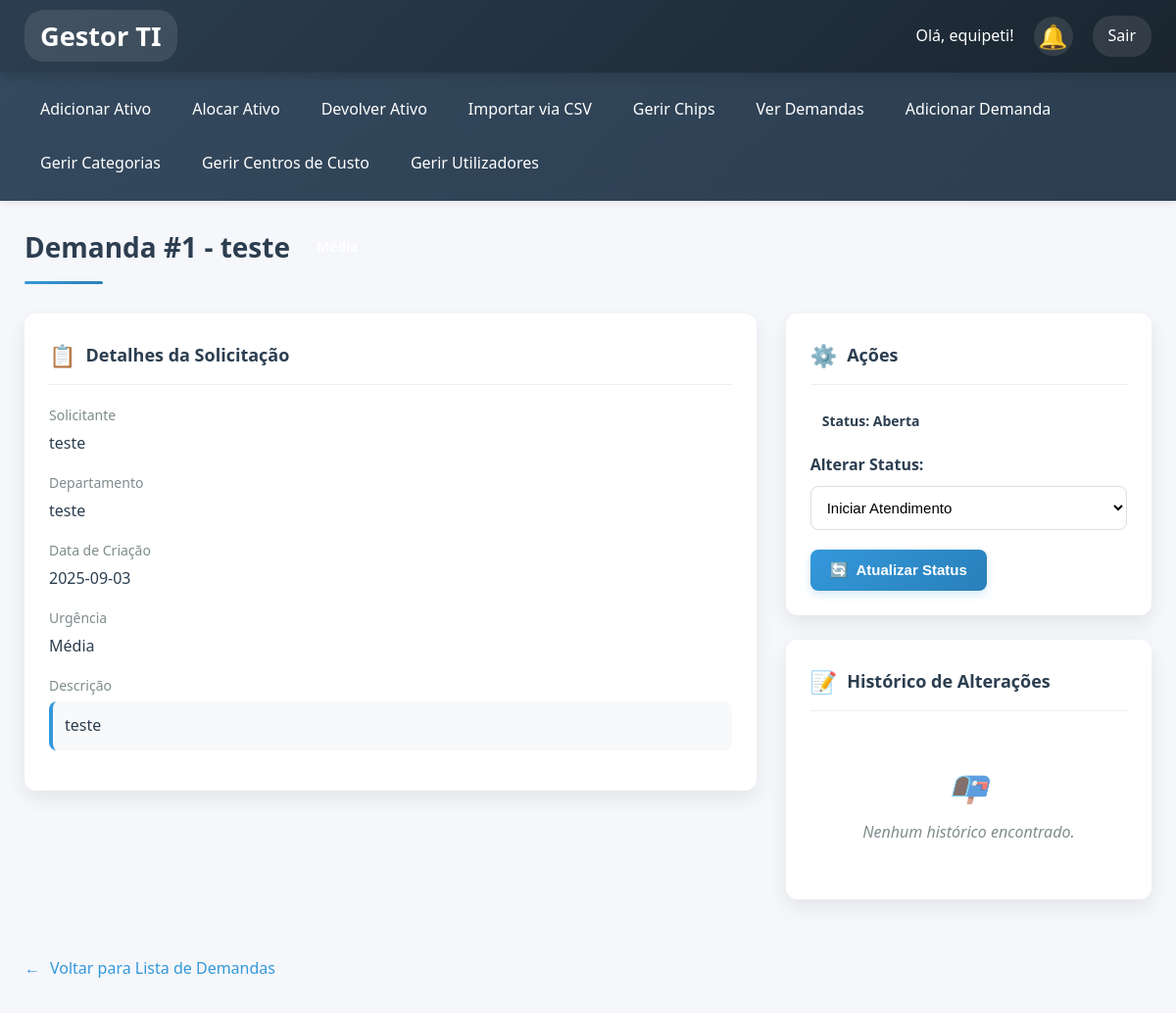
Page /demandas/1 (signed in) on the committed database.
### tables this page shows
CREATE TABLE usuarios (id INTEGER PRIMARY KEY, nome TEXT NOT NULL UNIQUE, departamento TEXT, password TEXT);

CREATE TABLE demandas (
                 id INTEGER PRIMARY KEY, nome_solicitante TEXT NOT NULL, departamento TEXT,
                 descricao TEXT NOT NULL, urgencia TEXT, data_criacao DATE, status TEXT DEFAULT 'Aberta');

### gestor_ativos_ti.py (the view)
@app.route('/demandas/<int:id>')
@login_required
def detalhes_demanda(id):
    demanda = db_query("SELECT * FROM demandas WHERE id = ?", (id,), fetchone=True)
    historico = db_query("SELECT * FROM demandas_historico WHERE demanda_id = ? ORDER BY data ASC", (id,))
    return render_template('detalhes_demanda.html', demanda=demanda, historico=historico)

### gestor_ativos_ti.py (called while the page is built)
@login_manager.user_loader
def load_user(user_id):
    conn = sqlite3.connect('ativos_ti.db')
    c = conn.cursor()
    c.execute("SELECT id, nome FROM usuarios WHERE id = ?", (user_id,))
    user_data = c.fetchone()
    conn.close()
    if user_data:
        return User(id=user_data[0], nome=user_data[1])
    return None

def db_query(query, params=(), fetchone=False, commit=False):
    conn = sqlite3.connect('ativos_ti.db')
    conn.row_factory = sqlite3.Row
    c = conn.cursor()
    c.execute(query, params)
    result = c.fetchone() if fetchone else c.fetchall()
    if commit:
        conn.commit()
    conn.close()
    return result

### templates/detalhes_demanda.html (shortened to what this page needs)
{% extends "base.html" %}
{% block content %}
<div class="page-header">
    <h1 class="page-title">
        Demanda #{{ demanda.id }} - {{ demanda.nome_solicitante }}
        <span class="urgency-badge urgency-{{ demanda.urgencia|lower }}">{{ demanda.urgencia }}</span>
    </h1>
</div>
<div class="demanda-detalhes">
    <div class="info-principal">
        <div class="info-card">
            <div class="card-header">
                <h3 class="card-title">
                    <span class="card-icon">📋</span>
                    Detalhes da Solicitação
                </h3>
            </div>
            <div class="info-item">
                <span class="info-label">Solicitante</span>
                <span class="info-value">{{ demanda.nome_solicitante }}</span>
            </div>
            <div class="info-item">
                <span class="info-label">Departamento</span>
                <span class="info-value">{{ demanda.departamento }}</span>
            </div>
            <div class="info-item">
                <span class="info-label">Data de Criação</span>
                <span class="info-value">{{ demanda.data_criacao }}</span>
            </div>
            <div class="info-item">
                <span class="info-label">Urgência</span>
                <span class="info-value">{{ demanda.urgencia }}</span>
            </div>
            <div class="info-item">
                <span class="info-label">Descrição</span>
                <div class="info-value descricao">{{ demanda.descricao }}</div>
            </div>
        </div>
    </div>
    <div class="acoes-historico">
        <div class="acoes-card">
            <div class="card-header">
                <h3 class="card-title">
                    <span class="card-icon">⚙️</span>
                    Ações
                </h3>
            </div>
            <div class="status-badge status-{{ demanda.status|lower|replace(' ', '_') }}">
                Status: {{ demanda.status }}
            </div>
            <form action="{{ url_for('atualizar_demanda', id=demanda.id) }}" method="POST">
                <div class="form-group">
                    <label class="form-label">Alterar Status:</label>
                    <select name="status" class="form-select">
                        {% if demanda.status == 'Aberta' %}
                        <option value="Em Andamento">Iniciar Atendimento</option>
                        {% endif %}
                    </select>
                </div>
                <button type="submit" class="submit-button">
                    <span>🔄</span> Atualizar Status
                </button>
            </form>
        </div>
        <div class="historico-card">
            <div class="card-header">
                <h3 class="card-title">
                    <span class="card-icon">📝</span>
                    Histórico de Alterações
                </h3>
            </div>
            <ul class="historico-lista">
                {% for item in historico %}
                <li class="historico-item">
                    <div class="historico-data">{{ item.data.strftime('%d/%m/%Y %H:%M') }}</div>
                    <div class="historico-autor">por {{ item.autor }}</div>
                    <div class="historico-descricao">{{ item.alteracao }}</div>
                </li>
                {% else %}
                <div class="empty-historico">
                    <div class="empty-icon">📭</div>
                    <p>Nenhum histórico encontrado.</p>
                </div>
                {% endfor %}
            </ul>
        </div>
    </div>
</div>
<a href="{{ url_for('listar_demandas') }}" class="back-link">Voltar para Lista de Demandas</a>
{% endblock %}

### templates/base.html (shortened to what this page needs)
<!DOCTYPE html>
<html lang="pt-BR">
<head>
</head>
<body>
    <header class="header-bar">
        <h1><a href="{{ url_for('index') }}">Gestor TI</a></h1>
        <div>
            <span>Olá, {{ current_user.nome }}!</span>
            <div class="notifications">
                <div class="notification-bell" id="notification-bell">🔔</div>
            </div>
            <a href="{{ url_for('logout') }}">Sair</a>
        </div>
    </header>
    <nav class="nav">
        <a href="{{ url_for('adicionar_ativo') }}">Adicionar Ativo</a>
        <a href="{{ url_for('alocar_ativo') }}">Alocar Ativo</a>
        <a href="{{ url_for('devolver_ativo') }}">Devolver Ativo</a>
        <a href="{{ url_for('importar_csv') }}">Importar via CSV</a>
        <a href="{{ url_for('listar_chips') }}">Gerir Chips</a>
        <a href="{{ url_for('listar_demandas') }}">Ver Demandas</a>
        <a href="{{ url_for('adicionar_demanda') }}">Adicionar Demanda</a>
        <a href="{{ url_for('listar_categorias') }}">Gerir Categorias</a>
        <a href="{{ url_for('listar_centros_custo') }}">Gerir Centros de Custo</a>
        <a href="{{ url_for('listar_usuarios') }}">Gerir Utilizadores</a>
    </nav>
    <main class="content">
        {% block content %}{% endblock %}
    </main>
</body>
</html>

### templates/base.html (style rules this page uses)
:root { --primary-color: #2c3e50; --secondary-color: #3498db; --accent-color: #e74c3c; --light-bg: #f5f7fa; --white: #ffffff; --text-dark: #2c3e50; --border-color: #ddd; --hover-bg: #f8f9fa; --success-color: #27ae60; --warning-color: #f39c12; --nav-bg: #34495e; --nav-hover: #46627f; --header-bg: #2c3e50; --notification-bg: #fff; --notification-border: #ddd; --shadow: 0 4px 12px rgba(0,0,0,0.15); --shadow-light: 0 2px 8px rgba(0,0,0,0.08); }
* { box-sizing: border-box; margin: 0; padding: 0; }
body { font-family: 'Segoe UI', Roboto, Oxygen, Ubuntu, Cantarell, sans-serif; margin: 0; background-color: var(--light-bg); color: var(--text-dark); line-height: 1.6; }
.header-bar { display: flex; justify-content: space-between; align-items: center; background: linear-gradient(135deg, var(--header-bg), #1a2530); color: white; padding: 15px 25px; box-shadow: var(--shadow); position: relative; z-index: 100; }
.header-bar h1 { margin: 0; font-size: 1.7em; font-weight: 600; }
.header-bar h1 a { color: white; text-decoration: none; transition: all 0.3s ease; }
.header-bar > div { display: flex; align-items: center; gap: 20px; }
.header-bar span { font-size: 1em; font-weight: 500; }
.header-bar a { color: white; text-decoration: none; padding: 8px 16px; border-radius: 20px; transition: all 0.3s ease; background-color: rgba(255, 255, 255, 0.1); }
.nav { display: flex; gap: 10px; flex-wrap: wrap; background: linear-gradient(135deg, var(--nav-bg), #2c3e50); padding: 15px 25px; box-shadow: var(--shadow-light); }
.nav a { color: white; text-decoration: none; padding: 10px 16px; border-radius: 6px; transition: all 0.3s ease; font-weight: 500; position: relative; }
.nav a::after { content: ""; position: absolute; bottom: 0; left: 0; width: 0; height: 2px; background-color: var(--secondary-color); transition: width 0.3s ease; }
.content { padding: 25px; max-width: 1400px; margin: 0 auto; }
.notifications { position: relative; }
.notification-bell { font-size: 1.5em; cursor: pointer; transition: all 0.3s ease; display: flex; align-items: center; justify-content: center; width: 40px; height: 40px; border-radius: 50%; background-color: rgba(255, 255, 255, 0.1); }

### rows in the picture
usuarios: nome "equipeti"
demandas: id "1", nome_solicitante "teste", departamento "teste", data_criacao "2025-09-03", urgencia "Média", descricao "teste", status "Aberta", status "Iniciar Atendimento"
